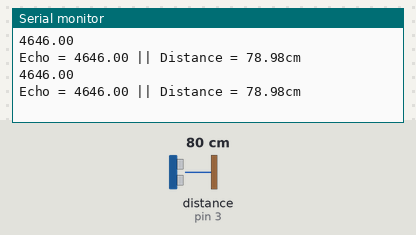
Recording of a sketch running on a simulated Arduino Uno, built with avr-gcc and run on an emulated ATmega328P. Parts: the last lines printed to the serial monitor. Wiring (inferred from the names in the program): ultrasonic range finder: trigger pin 2; echo pin 3. The inputs (shaded band) are chosen by the test bench; at power-on: distance to the obstacle (sensor on pin 3) 80 cm. The echo pulse lasts 58.3 µs per cm.

Above: at 1.8 s.
1.9 s: distance to the obstacle (sensor on pin 3) set to 2 cm
At 2.8 s:
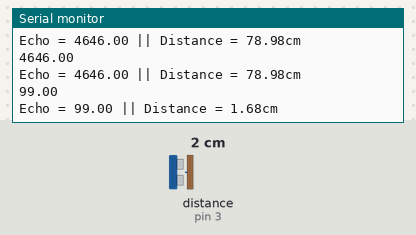
3.4 s: distance to the obstacle (sensor on pin 3) set to 4 cm
At 4.8 s:
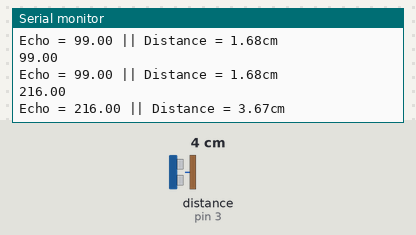
Timing chart, 0 to 6.4 s (numbered marks = the images above; inputs shaded):
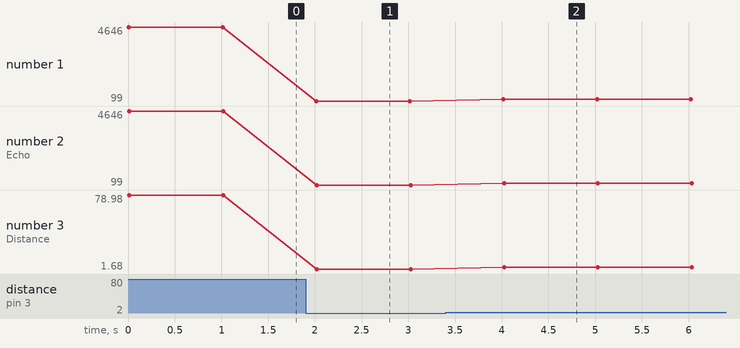

Measured:
- after the input at 1.9 s, the serial monitor: prints a new line after 0.11 s (image 1)
- after the input at 3.4 s, the serial monitor: prints a new line after 0.62 s (image 2)
- plotted number 1: 4646 → 99 after the input at 1.9 s, 99 → 215 after the input at 3.4 s
- plotted number 2: 4646 → 99 after the input at 1.9 s, 99 → 215 after the input at 3.4 s
- plotted number 3: 78.98 → 1.68 after the input at 1.9 s, 1.68 → 3.66 after the input at 3.4 s

The sketch:

distance.ino
```cpp
#define Trig 2
#define Echo 3

float cm;
float temp;

void setup() {
  // put your setup code here, to run once:
  Serial.begin(9600);
  pinMode(Trig, OUTPUT);
  pinMode(Echo, INPUT);
}

void loop() {
  // put your main code here, to run repeatedly:
  digitalWrite(Trig, LOW);
  delayMicroseconds(2);
  digitalWrite(Trig, HIGH);
  delayMicroseconds(10);
  digitalWrite(Trig, LOW);

  temp = float(pulseIn(Echo, HIGH));
  Serial.println(temp);
  cm =( temp * 17 ) / 1000;

  Serial.print("Echo = ");
  Serial.print(temp);
  Serial.print(" || Distance = ");
  Serial.print(cm);
  Serial.println("cm");
  delay(1000);
}
```
